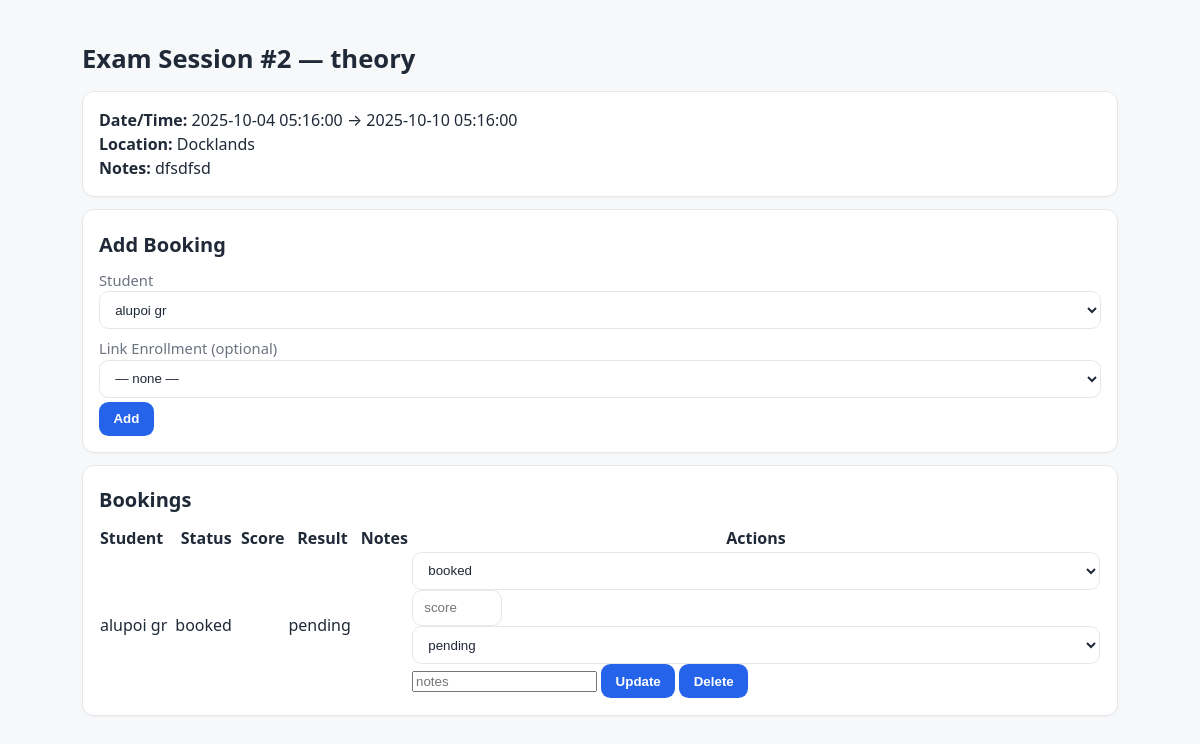
Page /public/exams/sessions/view.php?id=2 (signed in) on the committed database.
### tables this page shows
CREATE TABLE `exam_sessions` (
  `id` int(11) NOT NULL,
  `type_id` int(11) NOT NULL,
  `start_time` datetime NOT NULL,
  `end_time` datetime DEFAULT NULL,
  `location` varchar(255) DEFAULT NULL,
  `notes` text DEFAULT NULL,
  `created_by` int(11) NOT NULL,
  `created_at` datetime NOT NULL DEFAULT current_timestamp()
);

CREATE TABLE `exam_types` (
  `id` int(11) NOT NULL,
  `name` varchar(50) NOT NULL
);

CREATE TABLE `exam_bookings` (
  `id` int(11) NOT NULL,
  `session_id` int(11) NOT NULL,
  `student_id` int(11) NOT NULL,
  `enrollment_id` int(11) DEFAULT NULL,
  `status` enum('booked','attended','no_show','cancelled') NOT NULL DEFAULT 'booked',
  `score` decimal(5,2) DEFAULT NULL,
  `result` enum('pending','pass','fail') NOT NULL DEFAULT 'pending',
  `notes` text DEFAULT NULL,
  `created_by` int(11) NOT NULL,
  `created_at` datetime NOT NULL DEFAULT current_timestamp()
);

CREATE TABLE `users` (
  `id` int(11) NOT NULL,
  `email` varchar(191) NOT NULL,
  `password_hash` varchar(255) DEFAULT NULL,
  `first_name` varchar(100) NOT NULL,
  `last_name` varchar(100) NOT NULL,
  `phone` varchar(50) DEFAULT NULL,
  `is_active` tinyint(1) NOT NULL DEFAULT 1,
  `created_at` timestamp NOT NULL DEFAULT current_timestamp(),
  `role` enum('admin','staff','instructor','student') NOT NULL DEFAULT 'student'
);

### php/Core/Database.php (called while the page is built, shortened)
<?php
class Database
{
    private static ?PDO $pdo = null;
    public static function pdo(): PDO
    {
        if (self::$pdo === null) {
            $dsn = "mysql:host=" . Config::DB_HOST . ";dbname=" . Config::DB_NAME . ";charset=" . Config::DB_CHARSET;
            $options = [
                PDO::ATTR_ERRMODE => PDO::ERRMODE_EXCEPTION,
                PDO::ATTR_DEFAULT_FETCH_MODE => PDO::FETCH_ASSOC,
                PDO::ATTR_EMULATE_PREPARES => false,
            ];
            try {
                self::$pdo = new PDO($dsn, Config::DB_USER, Config::DB_PASS, $options);
            } catch (PDOException $e) {
                http_response_code(500);
                die("Database connection failed: " . htmlspecialchars($e->getMessage(), ENT_QUOTES, 'UTF-8'));
            }
        }
        return self::$pdo;
    }
}

### php/Models/ExamSession.php (called while the page is built, shortened)
<?php
class ExamSession {
    public static function find(int $id): ?array {
        $sql = "SELECT es.*, et.name AS type_name
                FROM exam_sessions es
                JOIN exam_types et ON et.id = es.type_id
                WHERE es.id=?";
        $stmt = Database::pdo()->prepare($sql);
        $stmt->execute([$id]);
        $r = $stmt->fetch(PDO::FETCH_ASSOC);
        return $r ?: null;
    }
}

### php/Core/Auth.php (called while the page is built, shortened)
<?php
class Auth
{
    public static function user(): ?array
    {
        return $_SESSION['user'] ?? null;
    }
    public static function check(): bool
    {
        return self::user() !== null;
    }
}

### php/Models/Student.php (called while the page is built, shortened)
<?php
class Student
{
    public static function all(?string $q = null): array {
        $pdo = Database::pdo();
        $sql = "SELECT s.*, b.name AS branch_name, u.email, u.first_name, u.last_name, u.phone
                FROM students s
                LEFT JOIN branches b ON b.id = s.branch_id
                LEFT JOIN users u ON u.id = s.user_id
                ORDER BY COALESCE(u.first_name,''), COALESCE(u.last_name,''), s.id";
        return $pdo->query($sql)->fetchAll(PDO::FETCH_ASSOC);
    }
}

### php/Models/ExamBooking.php (called while the page is built, shortened)
<?php
class ExamBooking {
    public static function listBySession(int $sessionId): array {
        $sql = "SELECT eb.*, u.first_name, u.last_name, s.id AS sid, e.id AS enrollment_id
                FROM exam_bookings eb
                JOIN students s ON s.id = eb.student_id
                JOIN users u ON u.id = s.user_id
                LEFT JOIN enrollments e ON e.id = eb.enrollment_id
                WHERE eb.session_id = ?
                ORDER BY eb.id DESC";
        $stmt = Database::pdo()->prepare($sql);
        $stmt->execute([$sessionId]);
        return $stmt->fetchAll(PDO::FETCH_ASSOC);
    }
}

### public/exams/sessions/view.php (the view, shortened to what this page needs)
<?php
require_once __DIR__ . '/../../../php/Core/Database.php';
require_once __DIR__ . '/../../../php/Core/Auth.php';
require_once __DIR__ . '/../../../php/Models/ExamSession.php';
require_once __DIR__ . '/../../../php/Models/ExamBooking.php';
require_once __DIR__ . '/../../../php/Models/Student.php';
$id = (int)($_GET['id'] ?? 0);
$row = ExamSession::find($id);
$bookings = ExamBooking::listBySession($id);
$students = Student::all('');
?>
<!doctype html>
<html lang="en">
<head>
  <link rel="stylesheet" href="../../../assets/css/main.css">
</head>
<body>
<main class="container">
  <h1>Exam Session #<?= (int)$row['id'] ?> — <?= htmlspecialchars($row['type_name']) ?></h1>
  <div class="card">
    <div><strong>Date/Time:</strong> <?= htmlspecialchars($row['start_time']) ?><?= $row['end_time'] ? ' → ' . htmlspecialchars($row['end_time']) : '' ?></div>
    <div><strong>Location:</strong> <?= htmlspecialchars($row['location'] ?? '') ?></div>
    <?php if (!empty($row['notes'])): ?><div><strong>Notes:</strong> <?= nl2br(htmlspecialchars($row['notes'])) ?></div><?php endif; ?>
  </div>
  <?php if (\Core\Auth::check(['admin','staff'])): ?>
  <form class="card" method="post">
    <h2>Add Booking</h2>
    <label>Student
      <select name="student_id" required>
        <?php foreach ($students as $s): $sid=(int)$s['id']; $nm=trim(($s['first_name']??'').' '.($s['last_name']??'')); ?>
          <option value="<?= $sid ?>"><?= htmlspecialchars($nm ?: ('Student #'.$sid)) ?></option>
        <?php endforeach; ?>
      </select>
    </label>
    <label>Link Enrollment (optional)
      <select name="enrollment_id">
        <option value="">— none —</option>
      </select>
    </label>
    <button type="submit">Add</button>
  </form>
  <?php endif; ?>
  <div class="card">
    <h2>Bookings</h2>
    <table style="width:100%; border-collapse:collapse;">
      <thead><tr><th style="text-align:left">Student</th><th>Status</th><th>Score</th><th>Result</th><th>Notes</th><th>Actions</th></tr></thead>
      <tbody>
      <?php foreach ($bookings as $b): $nm = trim(($b['first_name']??'').' '.($b['last_name']??'')); ?>
        <tr>
          <td><?= htmlspecialchars($nm ?: ('Student #'.(int)$b['student_id'])) ?></td>
          <td><?= htmlspecialchars($b['status']) ?></td>
          <td><?= htmlspecialchars($b['score'] ?? '') ?></td>
          <td><?= htmlspecialchars($b['result']) ?></td>
          <td><?= htmlspecialchars($b['notes'] ?? '') ?></td>
          <td>
            <?php if (\Core\Auth::check(['admin','staff'])): ?>
            <form method="post" style="display:inline">
              <select name="status">
                <?php foreach (['booked','attended','no_show','cancelled'] as $st): ?>
                  <option value="<?= $st ?>" <?= $b['status']===$st?'selected':'' ?>><?= $st ?></option>
                <?php endforeach; ?>
              </select>
              <input name="score" type="number" step="0.01" style="width:90px" value="<?= htmlspecialchars($b['score'] ?? '') ?>" placeholder="score">
              <select name="result">
                <?php foreach (['pending','pass','fail'] as $rs): ?>
                  <option value="<?= $rs ?>" <?= $b['result']===$rs?'selected':'' ?>><?= $rs ?></option>
                <?php endforeach; ?>
              </select>
              <input name="notes" value="<?= htmlspecialchars($b['notes'] ?? '') ?>" placeholder="notes">
              <button type="submit">Update</button>
            </form>
            <form method="post" style="display:inline" onsubmit="return confirm('Delete booking?')">
              <button type="submit">Delete</button>
            </form>
            <?php endif; ?>
          </td>
        </tr>
      <?php endforeach; if (empty($bookings)): ?>
        <tr><td colspan="6">No bookings yet.</td></tr>
      <?php endif; ?>
      </tbody>
    </table>
  </div>
</main>
</body>
</html>

### assets/css/main.css (style rules this page uses)
:root { --bg:#f7f8fa; --card:#ffffff; --text:#1f2937; --muted:#6b7280; --primary:#2563eb; --primary-600:#1d4ed8; --border:#e5e7eb; --accent:#10b981; --danger:#ef4444; }
* { box-sizing:border-box }
html,body { height:100% }
body { margin:0; font-family:system-ui,-apple-system,Segoe UI,Roboto,Ubuntu,Cantarell,Noto Sans,sans-serif; color:var(--text); background:var(--bg); line-height:1.5; }
.container { max-width:1100px;margin:5px auto;padding:2rem }
.card { background:var(--card);border:1px solid var(--border);border-radius:12px;padding:1rem;margin:.75rem 0;box-shadow:0 1px 2px rgba(0,0,0,.03) }
h1 { font-size:1.6rem;margin:.2rem 0 .8rem }
h2 { font-size:1.25rem;margin:.2rem 0 .6rem }
form label { display:block;margin:.5rem 0 .25rem;color:var(--muted);font-size:.92rem }
input[type="text"],input[type="number"],input[type="datetime-local"],input[type="date"],input[type="email"],input[type="password"],select,textarea { width:100%;padding:.6rem .7rem;border:1px solid var(--border);border-radius:.6rem;background:var(--card);color:var(--text) }
button,.btn,input[type="submit"] { appearance:none;border:0;border-radius:.6rem;background:var(--primary);color:#fff;padding:.6rem .9rem;font-weight:600;cursor:pointer }

### rows in the picture
exam_sessions: id "2", type.name "theory", start_time "2025-10-04 05:16:00", end_time "2025-10-10 05:16:00", location "Docklands", notes "dfsdfsd"
exam_bookings: users.first_name+last_name "alupoi gr", status "booked", result "pending"

### other values in the picture
form field student_id "alupoi gr"
